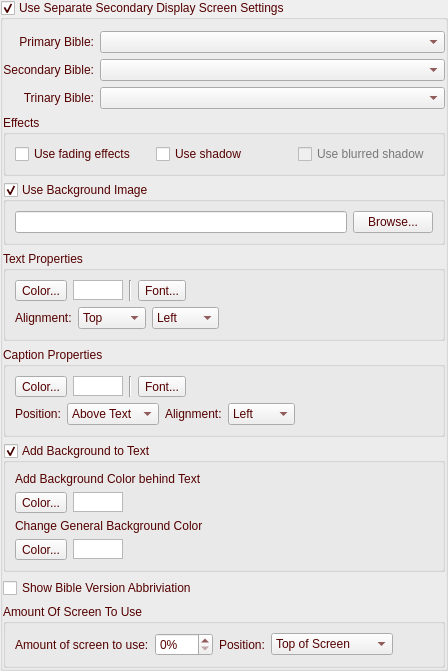
    <widget class="QGroupBox" name="groupBoxUseDisp2">
     <property name="palette">
      <palette>
       <active>
        <colorrole role="WindowText">
         <brush brushstyle="SolidPattern">
          <color alpha="255">
           <red>85</red>
           <green>0</green>
           <blue>0</blue>
          </color>
         </brush>
        </colorrole>
        <colorrole role="Text">
         <brush brushstyle="SolidPattern">
          <color alpha="255">
           <red>85</red>
           <green>0</green>
           <blue>0</blue>
          </color>
         </brush>
        </colorrole>
        <colorrole role="ButtonText">
         <brush brushstyle="SolidPattern">
          <color alpha="255">
           <red>85</red>
           <green>0</green>
           <blue>0</blue>
          </color>
         </brush>
        </colorrole>
        <colorrole role="Highlight">
         <brush brushstyle="SolidPattern">
          <color alpha="255">
           <red>118</red>
           <green>50</green>
           <blue>50</blue>
          </color>
         </brush>
        </colorrole>
        <colorrole role="PlaceholderText">
         <brush brushstyle="SolidPattern">
          <color alpha="128">
           <red>85</red>
           <green>0</green>
           <blue>0</blue>
          </color>
         </brush>
        </colorrole>
       </active>
       <inactive>
        <colorrole role="WindowText">
         <brush brushstyle="SolidPattern">
          <color alpha="255">
           <red>85</red>
           <green>0</green>
           <blue>0</blue>
          </color>
         </brush>
        </colorrole>
        <colorrole role="Text">
         <brush brushstyle="SolidPattern">
          <color alpha="255">
           <red>85</red>
           <green>0</green>
           <blue>0</blue>
          </color>
         </brush>
        </colorrole>
        <colorrole role="ButtonText">
         <brush brushstyle="SolidPattern">
          <color alpha="255">
           <red>85</red>
           <green>0</green>
           <blue>0</blue>
          </color>
         </brush>
        </colorrole>
        <colorrole role="Highlight">
         <brush brushstyle="SolidPattern">
          <color alpha="255">
           <red>118</red>
           <green>50</green>
           <blue>50</blue>
          </color>
         </brush>
        </colorrole>
        <colorrole role="PlaceholderText">
         <brush brushstyle="SolidPattern">
          <color alpha="128">
           <red>85</red>
           <green>0</green>
           <blue>0</blue>
          </color>
         </brush>
        </colorrole>
       </inactive>
       <disabled>
        <colorrole role="WindowText">
         <brush brushstyle="SolidPattern">
          <color alpha="255">
           <red>120</red>
           <green>120</green>
           <blue>120</blue>
          </color>
         </brush>
        </colorrole>
        <colorrole role="Text">
         <brush brushstyle="SolidPattern">
          <color alpha="255">
           <red>120</red>
           <green>120</green>
           <blue>120</blue>
          </color>
         </brush>
        </colorrole>
        <colorrole role="ButtonText">
         <brush brushstyle="SolidPattern">
          <color alpha="255">
           <red>120</red>
           <green>120</green>
           <blue>120</blue>
          </color>
         </brush>
        </colorrole>
        <colorrole role="Highlight">
         <brush brushstyle="SolidPattern">
          <color alpha="255">
           <red>51</red>
           <green>153</green>
           <blue>255</blue>
          </color>
         </brush>
        </colorrole>
        <colorrole role="PlaceholderText">
         <brush brushstyle="SolidPattern">
          <color alpha="128">
           <red>85</red>
           <green>0</green>
           <blue>127</blue>
          </color>
         </brush>
        </colorrole>
       </disabled>
      </palette>
     </property>
     <property name="title">
      <string>Use Separate Secondary Display Screen Settings</string>
     </property>
     <property name="flat">
      <bool>true</bool>
     </property>
     <property name="checkable">
      <bool>true</bool>
     </property>
     <layout class="QVBoxLayout" name="verticalLayout">
      <property name="leftMargin">
       <number>0</number>
      </property>
      <property name="rightMargin">
       <number>0</number>
      </property>
      <property name="bottomMargin">
       <number>0</number>
      </property>
      <item>
       <widget class="QWidget" name="widgetBibles2" native="true">
        <layout class="QGridLayout" name="gridLayout_3">
         <property name="leftMargin">
          <number>0</number>
         </property>
         <property name="topMargin">
          <number>0</number>
         </property>
         <property name="rightMargin">
          <number>0</number>
         </property>
         <property name="bottomMargin">
          <number>0</number>
         </property>
         <item row="0" column="0">
          <widget class="QLabel" name="labelPrimaryBible2">
           <property name="text">
            <string>Primary Bible:</string>
           </property>
           <property name="alignment">
            <set>Qt::AlignRight|Qt::AlignTrailing|Qt::AlignVCenter</set>
           </property>
          </widget>
         </item>
         <item row="0" column="1">
          <widget class="QComboBox" name="comboBoxPrimaryBible2">
           <property name="sizePolicy">
            <sizepolicy hsizetype="Expanding" vsizetype="Fixed">
             <horstretch>0</horstretch>
             <verstretch>0</verstretch>
            </sizepolicy>
           </property>
          </widget>
         </item>
         <item row="1" column="0">
          <widget class="QLabel" name="labelSecondaryBible2">
           <property name="text">
            <string>Secondary Bible:</string>
           </property>
           <property name="alignment">
            <set>Qt::AlignRight|Qt::AlignTrailing|Qt::AlignVCenter</set>
           </property>
          </widget>
         </item>
         <item row="1" column="1">
          <widget class="QComboBox" name="comboBoxSecondaryBible2">
           <property name="sizePolicy">
            <sizepolicy hsizetype="Expanding" vsizetype="Fixed">
             <horstretch>0</horstretch>
             <verstretch>0</verstretch>
            </sizepolicy>
           </property>
          </widget>
         </item>
         <item row="2" column="0">
          <widget class="QLabel" name="labelTrinaryBible2">
           <property name="text">
            <string>Trinary Bible:</string>
           </property>
           <property name="alignment">
            <set>Qt::AlignRight|Qt::AlignTrailing|Qt::AlignVCenter</set>
           </property>
          </widget>
         </item>
         <item row="2" column="1">
          <widget class="QComboBox" name="comboBoxTrinaryBible2">
           <property name="sizePolicy">
            <sizepolicy hsizetype="Expanding" vsizetype="Fixed">
             <horstretch>0</horstretch>
             <verstretch>0</verstretch>
            </sizepolicy>
           </property>
          </widget>
         </item>
        </layout>
       </widget>
      </item>
      <item>
       <widget class="QGroupBox" name="groupBoxEffects2">
        <property name="palette">
         <palette>
          <active>
           <colorrole role="WindowText">
            <brush brushstyle="SolidPattern">
             <color alpha="255">
              <red>85</red>
              <green>0</green>
              <blue>0</blue>
             </color>
            </brush>
           </colorrole>
          </active>
          <inactive>
           <colorrole role="WindowText">
            <brush brushstyle="SolidPattern">
             <color alpha="255">
              <red>85</red>
              <green>0</green>
              <blue>0</blue>
             </color>
            </brush>
           </colorrole>
          </inactive>
          <disabled>
           <colorrole role="WindowText">
            <brush brushstyle="SolidPattern">
             <color alpha="255">
              <red>120</red>
              <green>120</green>
              <blue>120</blue>
             </color>
            </brush>
           </colorrole>
          </disabled>
         </palette>
        </property>
        <property name="title">
         <string>Effects</string>
        </property>
        <layout class="QHBoxLayout" name="horizontalLayout_12">
         <item>
          <widget class="QCheckBox" name="checkBoxUseFading2">
           <property name="toolTip">
            <string>If checked, when switching displayed text, fades the old text out and fades the new text in .</string>
           </property>
           <property name="text">
            <string>Use fading effects</string>
           </property>
          </widget>
         </item>
         <item>
          <widget class="QCheckBox" name="checkBoxUseShadow2">
           <property name="toolTip">
            <string>Useful when using a wallpaper image. Displays a fancy shadow effect.</string>
           </property>
           <property name="text">
            <string>Use shadow</string>
           </property>
          </widget>
         </item>
         <item>
          <widget class="QCheckBox" name="checkBoxUseBlurredShadow2">
           <property name="enabled">
            <bool>false</bool>
           </property>
           <property name="toolTip">
            <string>Useful when using a wallpaper image. Displays a fancy shadow effect.</string>
           </property>
           <property name="text">
            <string>Use blurred shadow</string>
           </property>
          </widget>
         </item>
        </layout>
       </widget>
      </item>
      <item>
       <widget class="QGroupBox" name="groupBoxBackground2">
        <property name="palette">
         <palette>
          <active>
           <colorrole role="WindowText">
            <brush brushstyle="SolidPattern">
             <color alpha="255">
              <red>85</red>
              <green>0</green>
              <blue>0</blue>
             </color>
            </brush>
           </colorrole>
          </active>
          <inactive>
           <colorrole role="WindowText">
            <brush brushstyle="SolidPattern">
             <color alpha="255">
              <red>85</red>
              <green>0</green>
              <blue>0</blue>
             </color>
            </brush>
           </colorrole>
          </inactive>
          <disabled>
           <colorrole role="WindowText">
            <brush brushstyle="SolidPattern">
             <color alpha="255">
              <red>120</red>
              <green>120</green>
              <blue>120</blue>
             </color>
            </brush>
           </colorrole>
          </disabled>
         </palette>
        </property>
        <property name="title">
         <string>Use Background Image</string>
        </property>
        <property name="checkable">
         <bool>true</bool>
        </property>
        <layout class="QHBoxLayout" name="horizontalLayout_13">
         <item>
          <widget class="QLineEdit" name="lineEditBackPath2">
           <property name="readOnly">
            <bool>true</bool>
           </property>
          </widget>
         </item>
         <item>
          <widget class="QPushButton" name="buttonBrowseBackground2">
           <property name="text">
            <string>Browse...</string>
           </property>
          </widget>
         </item>
        </layout>
       </widget>
      </item>
      <item>
       <widget class="QGroupBox" name="groupBoxTextProperties2">
        <property name="palette">
         <palette>
          <active>
           <colorrole role="WindowText">
            <brush brushstyle="SolidPattern">
             <color alpha="255">
              <red>85</red>
              <green>0</green>
              <blue>0</blue>
             </color>
            </brush>
           </colorrole>
          </active>
          <inactive>
           <colorrole role="WindowText">
            <brush brushstyle="SolidPattern">
             <color alpha="255">
              <red>85</red>
              <green>0</green>
              <blue>0</blue>
             </color>
            </brush>
           </colorrole>
          </inactive>
          <disabled>
           <colorrole role="WindowText">
            <brush brushstyle="SolidPattern">
             <color alpha="255">
              <red>120</red>
              <green>120</green>
              <blue>120</blue>
             </color>
            </brush>
           </colorrole>
          </disabled>
         </palette>
        </property>
        <property name="title">
         <string>Text Properties</string>
        </property>
        <layout class="QVBoxLayout" name="verticalLayout_5">
         <item>
          <layout class="QHBoxLayout" name="horizontalLayout_7">
           <item>
            <widget class="QToolButton" name="toolButtonTextColor2">
             <property name="text">
              <string>Color...</string>
             </property>
            </widget>
           </item>
           <item>
            <widget class="QGraphicsView" name="graphicViewTextColor2">
             <property name="sizePolicy">
              <sizepolicy hsizetype="Fixed" vsizetype="Fixed">
               <horstretch>0</horstretch>
               <verstretch>0</verstretch>
              </sizepolicy>
             </property>
             <property name="minimumSize">
              <size>
               <width>50</width>
               <height>20</height>
              </size>
             </property>
             <property name="maximumSize">
              <size>
               <width>50</width>
               <height>20</height>
              </size>
             </property>
            </widget>
           </item>
           <item>
            <widget class="Line" name="line2">
             <property name="orientation">
              <enum>Qt::Vertical</enum>
             </property>
            </widget>
           </item>
           <item>
            <widget class="QToolButton" name="toolButtonTextFont2">
             <property name="text">
              <string>Font...</string>
             </property>
            </widget>
           </item>
           <item>
            <widget class="QLabel" name="labelFont2">
             <property name="sizePolicy">
              <sizepolicy hsizetype="Minimum" vsizetype="Preferred">
               <horstretch>0</horstretch>
               <verstretch>0</verstretch>
              </sizepolicy>
             </property>
             <property name="wordWrap">
              <bool>true</bool>
             </property>
            </widget>
           </item>
          </layout>
         </item>
         <item>
          <layout class="QHBoxLayout" name="horizontalLayout_16">
           <item>
            <widget class="QLabel" name="labelTextAlign2">
             <property name="text">
              <string>Alignment:</string>
             </property>
            </widget>
           </item>
           <item>
            <widget class="QComboBox" name="comboBoxVerticalAling2">
             <item>
              <property name="text">
               <string>Top</string>
              </property>
             </item>
             <item>
              <property name="text">
               <string>Middle</string>
              </property>
             </item>
             <item>
              <property name="text">
               <string>Bottom</string>
              </property>
             </item>
            </widget>
           </item>
           <item>
            <widget class="QComboBox" name="comboBoxHorizontalAling2">
             <item>
              <property name="text">
               <string>Left</string>
              </property>
             </item>
             <item>
              <property name="text">
               <string>Center</string>
              </property>
             </item>
             <item>
              <property name="text">
               <string>Right</string>
              </property>
             </item>
            </widget>
           </item>
           <item>
            <spacer name="horizontalSpacer_9">
             <property name="orientation">
              <enum>Qt::Horizontal</enum>
             </property>
             <property name="sizeHint" stdset="0">
              <size>
               <width>40</width>
               <height>20</height>
              </size>
             </property>
            </spacer>
           </item>
          </layout>
         </item>
        </layout>
       </widget>
      </item>
      <item>
       <widget class="QGroupBox" name="groupBoxCaptionProperties2">
        <property name="palette">
         <palette>
          <active>
           <colorrole role="WindowText">
            <brush brushstyle="SolidPattern">
             <color alpha="255">
              <red>85</red>
              <green>0</green>
              <blue>0</blue>
             </color>
            </brush>
           </colorrole>
          </active>
          <inactive>
           <colorrole role="WindowText">
            <brush brushstyle="SolidPattern">
             <color alpha="255">
              <red>85</red>
              <green>0</green>
              <blue>0</blue>
             </color>
            </brush>
           </colorrole>
          </inactive>
          <disabled>
           <colorrole role="WindowText">
            <brush brushstyle="SolidPattern">
             <color alpha="255">
              <red>120</red>
              <green>120</green>
              <blue>120</blue>
             </color>
            </brush>
           </colorrole>
          </disabled>
         </palette>
        </property>
        <property name="title">
         <string>Caption Properties</string>
        </property>
        <layout class="QVBoxLayout" name="verticalLayout_6">
         <item>
          <layout class="QHBoxLayout" name="horizontalLayout_10">
           <item>
            <widget class="QToolButton" name="toolButtonCaptionColor2">
             <property name="text">
              <string>Color...</string>
             </property>
            </widget>
           </item>
           <item>
            <widget class="QGraphicsView" name="graphicViewCaptionColor2">
             <property name="sizePolicy">
              <sizepolicy hsizetype="Fixed" vsizetype="Fixed">
               <horstretch>0</horstretch>
               <verstretch>0</verstretch>
              </sizepolicy>
             </property>
             <property name="minimumSize">
              <size>
               <width>50</width>
               <height>20</height>
              </size>
             </property>
             <property name="maximumSize">
              <size>
               <width>50</width>
               <height>20</height>
              </size>
             </property>
            </widget>
           </item>
           <item>
            <widget class="Line" name="line_3">
             <property name="orientation">
              <enum>Qt::Vertical</enum>
             </property>
            </widget>
           </item>
           <item>
            <widget class="QToolButton" name="toolButtonCaptionFont2">
             <property name="text">
              <string>Font...</string>
             </property>
            </widget>
           </item>
           <item>
            <widget class="QLabel" name="labelFontCaption2">
             <property name="sizePolicy">
              <sizepolicy hsizetype="Minimum" vsizetype="Preferred">
               <horstretch>0</horstretch>
               <verstretch>0</verstretch>
              </sizepolicy>
             </property>
             <property name="wordWrap">
              <bool>true</bool>
             </property>
            </widget>
           </item>
          </layout>
         </item>
         <item>
          <layout class="QHBoxLayout" name="horizontalLayout_17">
           <item>
            <widget class="QLabel" name="labelPosition2">
             <property name="text">
              <string>Position:</string>
             </property>
            </widget>
           </item>
           <item>
            <widget class="QComboBox" name="comboBoxCaptionPosition2">
             <item>
              <property name="text">
               <string>Above Text</string>
              </property>
             </item>
             <item>
              <property name="text">
               <string>Below Text</string>
              </property>
             </item>
            </widget>
           </item>
           <item>
            <widget class="QLabel" name="labelCaptionAlign2">
             <property name="text">
              <string>Alignment:</string>
             </property>
            </widget>
           </item>
           <item>
            <widget class="QComboBox" name="comboBoxCaptionAlign2">
             <item>
              <property name="text">
               <string>Left</string>
              </property>
             </item>
             <item>
              <property name="text">
               <string>Center</string>
              </property>
             </item>
             <item>
              <property name="text">
               <string>Right</string>
              </property>
             </item>
            </widget>
           </item>
           <item>
            <spacer name="horizontalSpacer_6">
             <property name="orientation">
              <enum>Qt::Horizontal</enum>
             </property>
             <property name="sizeHint" stdset="0">
              <size>
               <width>40</width>
               <height>20</height>
              </size>
             </property>
            </spacer>
           </item>
          </layout>
         </item>
        </layout>
       </widget>
      </item>
      <item>
       <widget class="QGroupBox" name="groupBoxAddBackgroundToText2">
        <property name="palette">
         <palette>
          <active>
           <colorrole role="WindowText">
            <brush brushstyle="SolidPattern">
             <color alpha="255">
              <red>85</red>
              <green>0</green>
              <blue>0</blue>
             </color>
            </brush>
           </colorrole>
          </active>
          <inactive>
           <colorrole role="WindowText">
            <brush brushstyle="SolidPattern">
             <color alpha="255">
              <red>85</red>
              <green>0</green>
              <blue>0</blue>
             </color>
            </brush>
           </colorrole>
          </inactive>
          <disabled>
           <colorrole role="WindowText">
            <brush brushstyle="SolidPattern">
             <color alpha="255">
              <red>120</red>
              <green>120</green>
              <blue>120</blue>
             </color>
            </brush>
           </colorrole>
          </disabled>
         </palette>
        </property>
        <property name="title">
         <string>Add Background to Text</string>
        </property>
        <property name="flat">
         <bool>false</bool>
        </property>
        <property name="checkable">
         <bool>true</bool>
        </property>
        <layout class="QVBoxLayout" name="verticalLayout_13">
         <property name="leftMargin">
          <number>9</number>
         </property>
         <property name="rightMargin">
          <number>9</number>
         </property>
         <item>
          <widget class="QLabel" name="labelAddBKColorToText2">
           <property name="text">
            <string>Add Background Color behind Text</string>
           </property>
          </widget>
         </item>
         <item>
          <layout class="QHBoxLayout" name="horizontalLayout_33">
           <property name="topMargin">
            <number>0</number>
           </property>
           <property name="bottomMargin">
            <number>0</number>
           </property>
           <item>
            <widget class="QToolButton" name="toolButtonAddBKColorText2">
             <property name="text">
              <string>Color...</string>
             </property>
            </widget>
           </item>
           <item>
            <widget class="QGraphicsView" name="graphicViewAddBKColor2">
             <property name="minimumSize">
              <size>
               <width>50</width>
               <height>20</height>
              </size>
             </property>
             <property name="maximumSize">
              <size>
               <width>50</width>
               <height>20</height>
              </size>
             </property>
            </widget>
           </item>
           <item>
            <spacer name="horizontalSpacer_14">
             <property name="orientation">
              <enum>Qt::Horizontal</enum>
             </property>
             <property name="sizeHint" stdset="0">
              <size>
               <width>40</width>
               <height>20</height>
              </size>
             </property>
            </spacer>
           </item>
          </layout>
         </item>
         <item>
          <widget class="QLabel" name="labelChangeGeneralBKColor2">
           <property name="text">
            <string>Change General Background Color</string>
           </property>
          </widget>
         </item>
         <item>
          <layout class="QHBoxLayout" name="horizontalLayout_34">
           <property name="topMargin">
            <number>0</number>
           </property>
           <property name="bottomMargin">
            <number>0</number>
           </property>
           <item>
            <widget class="QToolButton" name="toolButtonChangeGenBKColor2">
             <property name="text">
              <string>Color...</string>
             </property>
            </widget>
           </item>
           <item>
            <widget class="QGraphicsView" name="graphicViewChangeGenBKColor2">
             <property name="minimumSize">
              <size>
               <width>50</width>
               <height>20</height>
              </size>
             </property>
             <property name="maximumSize">
              <size>
               <width>50</width>
               <height>20</height>
              </size>
             </property>
            </widget>
           </item>
           <item>
            <spacer name="horizontalSpacer_15">
             <property name="orientation">
              <enum>Qt::Horizontal</enum>
             </property>
             <property name="sizeHint" stdset="0">
              <size>
               <width>40</width>
               <height>20</height>
              </size>
             </property>
            </spacer>
           </item>
          </layout>
         </item>
        </layout>
       </widget>
      </item>
      <item>
       <layout class="QHBoxLayout" name="horizontalLayout_21">
        <property name="topMargin">
         <number>0</number>
        </property>
        <property name="bottomMargin">
         <number>0</number>
        </property>
        <item>
         <widget class="QCheckBox" name="checkBoxAbbiviations2">
          <property name="text">
           <string>Show Bible Version Abbriviation</string>
          </property>
         </widget>
        </item>
       </layout>
      </item>
      <item>
       <widget class="QGroupBox" name="groupBoxMaxScreen2">
        <property name="palette">
         <palette>
          <active>
           <colorrole role="WindowText">
            <brush brushstyle="SolidPattern">
             <color alpha="255">
              <red>85</red>
              <green>0</green>
              <blue>0</blue>
             </color>
            </brush>
           </colorrole>
          </active>
          <inactive>
           <colorrole role="WindowText">
            <brush brushstyle="SolidPattern">
             <color alpha="255">
              <red>85</red>
              <green>0</green>
              <blue>0</blue>
             </color>
            </brush>
           </colorrole>
          </inactive>
          <disabled>
           <colorrole role="WindowText">
            <brush brushstyle="SolidPattern">
             <color alpha="255">
              <red>120</red>
              <green>120</green>
              <blue>120</blue>
             </color>
            </brush>
           </colorrole>
          </disabled>
         </palette>
        </property>
        <property name="title">
         <string>Amount Of Screen To Use</string>
        </property>
        <layout class="QGridLayout" name="gridLayout_2">
         <item row="0" column="0">
          <layout class="QHBoxLayout" name="horizontalLayout_8">
           <item>
            <widget class="QLabel" name="labelMaxPercent2">
             <property name="text">
              <string>Amount of screen to use:</string>
             </property>
            </widget>
           </item>
           <item>
            <widget class="QSpinBox" name="spinBoxMaxScreen2">
             <property name="toolTip">
              <string>Percent of screen to be used.</string>
             </property>
             <property name="suffix">
              <string notr="true">%</string>
             </property>
             <property name="maximum">
              <number>100</number>
             </property>
            </widget>
           </item>
           <item>
            <widget class="QLabel" name="labelMaxTopButtom2">
             <property name="text">
              <string>Position:</string>
             </property>
            </widget>
           </item>
           <item>
            <widget class="QComboBox" name="comboBoxScreenPosition2">
             <property name="toolTip">
              <string>Select to use either top portion of the screen or bottom.</string>
             </property>
             <item>
              <property name="text">
               <string>Top of Screen</string>
              </property>
             </item>
             <item>
              <property name="text">
               <string>Bottom of Screen</string>
              </property>
             </item>
            </widget>
           </item>
           <item>
            <spacer name="horizontalSpacer_4">
             <property name="orientation">
              <enum>Qt::Horizontal</enum>
             </property>
             <property name="sizeHint" stdset="0">
              <size>
               <width>40</width>
               <height>20</height>
              </size>
             </property>
            </spacer>
           </item>
          </layout>
         </item>
        </layout>
       </widget>
      </item>
     </layout>
    </widget>
